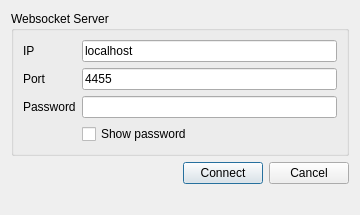
<?xml version="1.0" encoding="UTF-8"?>
<ui version="4.0">
 <class>Dialog</class>
 <widget class="QDialog" name="Dialog">
  <property name="geometry">
   <rect>
    <x>0</x>
    <y>0</y>
    <width>360</width>
    <height>180</height>
   </rect>
  </property>
  <property name="windowTitle">
   <string>Connect OBS</string>
  </property>
  <layout class="QVBoxLayout" name="verticalLayout">
   <item>
    <widget class="QGroupBox" name="groupBox">
     <property name="title">
      <string>Websocket Server</string>
     </property>
     <layout class="QGridLayout" name="gridLayout">
      <item row="0" column="0">
       <layout class="QFormLayout" name="formLayout">
        <item row="0" column="1">
         <widget class="QLineEdit" name="lineEdit_ip">
          <property name="text">
           <string notr="true">localhost</string>
          </property>
         </widget>
        </item>
        <item row="0" column="0">
         <widget class="QLabel" name="label">
          <property name="text">
           <string>IP</string>
          </property>
         </widget>
        </item>
        <item row="1" column="0">
         <widget class="QLabel" name="label_2">
          <property name="text">
           <string>Port</string>
          </property>
         </widget>
        </item>
        <item row="1" column="1">
         <widget class="QLineEdit" name="lineEdit_port">
          <property name="text">
           <string notr="true">4455</string>
          </property>
         </widget>
        </item>
        <item row="2" column="0">
         <widget class="QLabel" name="label_3">
          <property name="text">
           <string>Password</string>
          </property>
         </widget>
        </item>
        <item row="2" column="1">
         <widget class="QLineEdit" name="lineEdit_password">
          <property name="echoMode">
           <enum>QLineEdit::Password</enum>
          </property>
         </widget>
        </item>
        <item row="3" column="1">
         <widget class="QCheckBox" name="checkBox_showPassword">
          <property name="text">
           <string>Show password</string>
          </property>
         </widget>
        </item>
       </layout>
      </item>
     </layout>
    </widget>
   </item>
   <item>
    <layout class="QHBoxLayout" name="horizontalLayout_buttons">
     <item>
      <spacer name="horizontalSpacer_buttons">
       <property name="orientation">
        <enum>Qt::Horizontal</enum>
       </property>
       <property name="sizeHint" stdset="0">
        <size>
         <width>40</width>
         <height>20</height>
        </size>
       </property>
      </spacer>
     </item>
     <item>
      <widget class="QPushButton" name="pushButton_connect">
       <property name="text">
        <string>Connect</string>
       </property>
       <property name="default">
        <bool>true</bool>
       </property>
      </widget>
     </item>
     <item>
      <widget class="QPushButton" name="pushButton_cancel">
       <property name="text">
        <string>Cancel</string>
       </property>
       <property name="autoDefault">
        <bool>false</bool>
       </property>
      </widget>
     </item>
    </layout>
   </item>
   <item>
    <widget class="QLabel" name="label_error">
     <property name="sizePolicy">
      <sizepolicy hsizetype="Preferred" vsizetype="Fixed">
       <horstretch>0</horstretch>
       <verstretch>0</verstretch>
      </sizepolicy>
     </property>
     <property name="text">
      <string/>
     </property>
    </widget>
   </item>
  </layout>
 </widget>
 <resources/>
 <connections>
  <connection>
   <sender>pushButton_cancel</sender>
   <signal>clicked()</signal>
   <receiver>Dialog</receiver>
   <slot>reject()</slot>
   <hints>
    <hint type="sourcelabel">
     <x>300</x>
     <y>150</y>
    </hint>
    <hint type="destinationlabel">
     <x>180</x>
     <y>90</y>
    </hint>
   </hints>
  </connection>
 </connections>
</ui>
